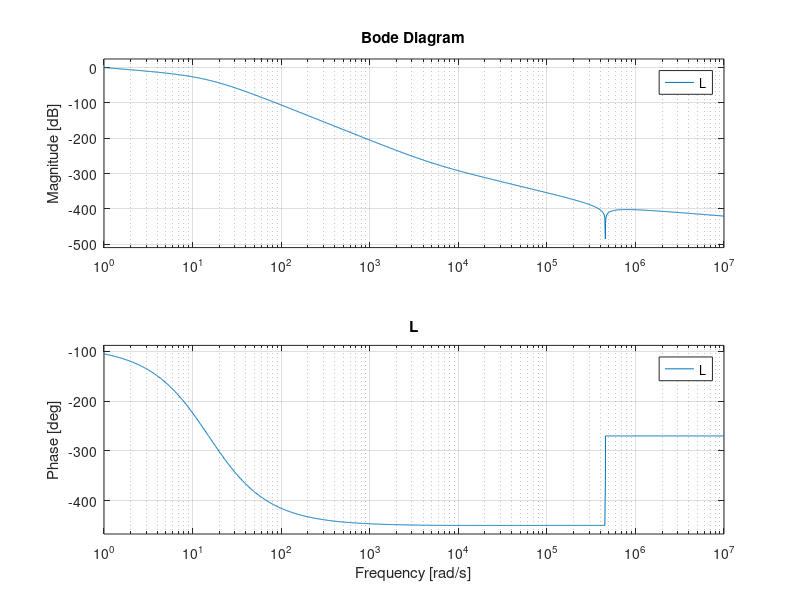
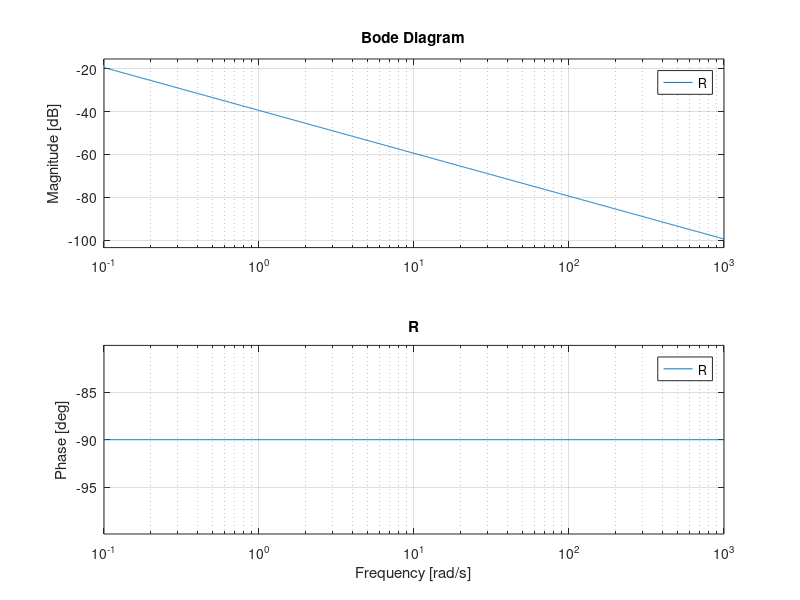

MATLAB code to generate these figures, in order: (Note: this script raises an error after producing the figures.)
clear all;
clc;
close all;

%% COLLABORATIVE CLASS
%   Matteo Mastromauro
%   Kevin Ortega
%   Alexandra Spertini
%   Alex Zagati

%% PARAMETERS

k = 0.8;
Jm = 4e-4;
Jl= 4e-4;
Bm = 0.015;
Bl = 0;
m = 0.3;
l = 0.3;
g = 9.81;
const = sqrt(2)*m*g*l/(2*Jl); %% needed for simulink simulation


%% EQUILIBRIUM
x1_bar = 0;
x2_bar = pi/4;
x3_bar = 0;
x4_bar = m*g*l*cos(x2_bar)/k + x2_bar;
u_bar= m*g*l*cos(x2_bar);
x_bar = [x1_bar x2_bar x3_bar x4_bar] ;

%% LINEARIZATION

Alin= [0    -k/Jl + m*g*l*sin(x2_bar)/Jl                     0           k/Jl;
        1                        0                           0             0;
        0                      k/Jm                       -Bm/Jm      -k/Jm;
        0                        0                           1              0];

Blin = [0; 0; 1/Jm; 0];

Clin= [0    1   0   0];             %applichiamo a x2(theta l) perchè abbiamo solo 1 input(2 output)

Dlin = zeros(1);

%% POLES OF THE SYSTEM

poles_lin= eig(Alin);

%% POLE PLACEMENT (FOR STABILIZATION)

C0 = ctrb(Alin, Blin);          %controllability matrix
rank_C0 = rank(C0);          %rank of controllability matrix

p = -15 + [-0, -0.1, -0.2, -0.3]; % poles choosen for pole placement
K = place(Alin, Blin, p);

p_closeloop= eig(Alin-Blin*K);

%% POLE PLACEMENT WITH INTEGRATORS

A_ext= [Alin, zeros(4, 1);            %A extended matrix
       -Clin, zeros(1)];

B_ext = [Blin; zeros(1)];               %B extended matrix

C0_ext = ctrb(A_ext, B_ext);      %C extended matrix
rank_C0_ext = rank(C0_ext);

p_ext = 2*[-10, -10.1, -10.2, -10.3, -10.4];    %poles of the extended system
K_ext = place(A_ext, B_ext, p_ext);           %pole placement gain

p_closeloop_ext = eig(A_ext-B_ext*K_ext); % poles of the extended closed loop system

%% RESPONSE WITH K

x_init= [0, 0, 0, 0]';

sys = ss(Alin - Blin*K, zeros(4,1), eye(4), Dlin);
[y, t]= initial(sys, x_init);

for j= 1:1:length(t)
    u(j,:)= -K*y(j,:)';
end

% uncomment to plot
% figure(1)
% plot(t, u);
% grid on


%% PID for the linearized system

s = tf('s');
G =Clin*(s*eye(4)-(Alin-Blin*K))^-1*Blin;
wc = 1; % rad/s
R = 1/s;
L = R*G;
kp = 1/abs(freqresp(L,wc));
R = kp/s;
L = R*G;
phi_c = angle(freqresp(L,wc));
phi_m = (pi + phi_c)*180/pi

% uncomment to plot
figure(1)
bode(L); grid on; title('L');
figure(2)
bode(R); grid on; title('R');

%% RESPONSE WITH K_ext

x_init_ext= [0.5 0.5 0.5 0.5 1] ;

sys_ext = ss(A_ext - B_ext*K_ext, zeros(5, 1), eye(5), Dlin);
[y_ext, t]= initial(sys_ext, x_init_ext);

for j= 1:1:length(t)
    u_ext(j,:)= -K_ext*y_ext(j,:)';
end

% uncomment to plot
% figure(2)
% plot(t, u_ext);
% grid on

%% SIMULINK MODEL INITILIZATION

x_0 = x_bar+0.01;           %integral initialization

Kx = -K_ext(1, 1:4) ;       %state feedback gain
Kv = -K_ext(1, 5) ;          %additional integrator gain

%% ------------------------------------------------
%% OPTIMAL CONTROL : LQ 

% Tunable matrix intialization
Q = eye(4);
R = diag(1);

[K_lq, S, P] = lqr(Alin ,Blin, Q, R);

% K_lq response

A_lq = Alin-Blin*K_lq ;
B_lq = zeros(4,1) ;
C_lq = Clin ;
D_lq = 0;

% plot the evolution of the state x2 (control variable)

%linearised system
dxdt1 = @(t,y)mysystemode(t,y, A_ext-B_ext*K_ext) ;
tspan1 = [0 5] ;
y01 = ones(5,1);
[t1,y1] = ode45(dxdt1, tspan1, y01) ;

%system with Lq
dxdt2 = @(t,y)mysystemode(t,y, A_lq) ;
tspan2 = [0 5] ;
y02 = ones(4,1);
[t2,y2] = ode45(dxdt2, tspan2, y02) ;


% uncomment to plot
% figure(3)
% plot(t1, y1(:, 2)) ;
% grid on
% xlabel('Time');
% ylabel('x2 - linearised system');
% title('Evolution of state 2 - pole placement with integrators');
% 
% figure(4)
% plot(t2, y2(:, 2),'c');
% grid on
% xlabel('Time');
% ylabel('x2');
% title('Evolution of state 2 - LQ control');

%% LQ with the system enlargment

%now we want to enlarge the system in order to add an integrator 

A_tilde = [Alin zeros(4,1) ; -Clin zeros(1,1)] ;
B_tilde = [Blin ; 0 ] ;

%tunable matrixes 
Q_lq = 100*eye(5) ;
R_lq = 0.001*eye(1) ;

% check reachability and observability 
rank(ctrb(A_tilde, B_tilde));
C_q = sqrt(Q_lq) ;
rank(obsv(A_tilde, C_q));

% computation of the gain for l1
[K_lqe, S, P] = lqr(A_tilde, B_tilde, Q_lq, R_lq) ;

K_lqx = K_lqe(:,1:4) ;
K_lqeta = K_lqe(:, 5) ;

%system with Lq
dxdt3 = @(t,y)mysystemode(t,y, A_tilde-B_tilde*K_lqe) ;
tspan3 = [0 10] ;
y03 = ones(5,1);
[t3,y3] = ode45(dxdt3, tspan3, y03) ;

figure(5)
plot(t3, y3(:, 2),'b');
grid on
xlabel('Time');
ylabel('x2');
title('Evolution of state 2 - LQ control with integrators');


%% ----------------------------------------------------------------------------------------------
%% FEEDBACK LINEARIZATION

%% NONLINEAR SYSTEM

%0. Nonlinear system + eq. computation
syms x1(t) x2(t) x3(t) x4(t) u(t) y(t) % variables
syms  Bm Jl Jm m g l k %system parameters, comment if you want the numerical expression

x1_dot = -Bl/Jl*x1(t)-k/Jl*x2(t)-m*g*l/Jl*cos(x2(t))+k/Jl*x4(t);
x2_dot = x1(t);
x3_dot = k/Jm*x2(t)-Bm/Jm*x3(t)-k/Jm*x4(t)+u(t)/Jm;
x4_dot = x3(t);

x1_dot = subs(x1_dot,x2(t),pi/4);
x2_dot = subs(x2_dot,x2(t),pi/4);
x3_dot = subs(x3_dot,x2(t),pi/4);
x4_dot = subs(x4_dot,x2(t),pi/4);


eqn1 = 0 == x1_dot;
eqn2 = 0 == x2_dot;
eqn3 = 0 == x3_dot;
eqn4 = 0 == x4_dot;

[x1_bar, x3_bar, x4_bar,u_bar] = solve([eqn1,eqn2,eqn3,eqn4],[x1(t),x3(t),x4(t),u(t)])
 
% 1. system definition
syms x1(t) x2(t) x3(t) x4(t) u(t) y(t) % variables
syms  Bm Jl Jm m g l k %system parameters, comment if you want the numerical expression
x1_dot = -Bl/Jl*x1(t)-k/Jl*x2(t)-m*g*l/Jl*cos(x2(t))+k/Jl*x4(t);
x2_dot = x1(t);
x3_dot = k/Jm*x2(t)-Bm/Jm*x3(t)-k/Jm*x4(t)+u(t)/Jm;
x4_dot = x3(t);
y(t) = pi/4-x2(t);

%2. checking the relative degree of the system
y_d = -x2_dot;
y_dd = -x1_dot;
y_ddd = diff(y_dd,t);
y_ddd  = (k*x2_dot)/Jl - (k*x4_dot)/Jl - (g*l*m*sin(x2(t))*x2_dot)/Jl;
y_dddd = diff(y_ddd,t);

%substituting diff(x,t) in order to include it in the simulink scheme

y_dddd = (k*x1_dot)/Jl - (k*x3_dot)/Jl - (g*l*m*sin(x2(t))*x1_dot)/Jl - (g*l*m*cos(x2(t))*x1(t)*x2_dot)/Jl;

%%
%check the realtive degree of the system
y_d_sub = subs(y_d, [x1(t), cos(x2(t)), x2(t), x3(t), x4(t), u(t), k, Jl, Jm], [0, 0, 0, 0, 0, 1, 1, 1, 1]);
y_dd_sub = subs(y_dd, [x1(t), cos(x2(t)), x2(t), x3(t), x4(t), u(t), k, Jl, Jm], [0, 0, 0, 0, 0, 1, 1, 1, 1]);
y_ddd_sub = subs(y_ddd, [x1(t), cos(x2(t)), x2(t), x3(t), x4(t), u(t), k, Jl, Jm], [0, 0, 0, 0, 0, 1, 1, 1, 1]);
y_dddd_sub  = subs(y_dddd, [x1(t), cos(x2(t)), x2(t), x3(t), x4(t), u(t), k, Jl, Jm], [0, 0, 0, 0, 0, 1, 1, 1, 1]);

rd = zeros(1,1) ;

if y_d_sub ~= 0 
    rd =  1 ;
elseif y_dd_sub ~= 0 
        rd = 2 ;
elseif y_ddd_sub ~= 0 
        rd =  3 ;
elseif y_dddd_sub ~= 0 
        rd = 4;
end

%%
%check the realtive degree of the system
y_d_sub = subs(y_d, [x1(t), cos(x2(t)), x2(t), x3(t), x4(t), u(t), k, Jl, Jm], [0, 0, 0, 0, 0, 1, 1, 1, 1]);
y_dd_sub = subs(y_dd, [x1(t), cos(x2(t)), x2(t), x3(t), x4(t), u(t), k, Jl, Jm], [0, 0, 0, 0, 0, 1, 1, 1, 1]);
y_ddd_sub = subs(y_ddd, [x1(t), cos(x2(t)), x2(t), x3(t), x4(t), u(t), k, Jl, Jm], [0, 0, 0, 0, 0, 1, 1, 1, 1]);
y_dddd_sub  = subs(y_dddd, [x1(t), cos(x2(t)), x2(t), x3(t), x4(t), u(t), k, Jl, Jm], [0, 0, 0, 0, 0, 1, 1, 1, 1]);

rd = zeros(1,1) ;

if y_d_sub ~= 0 
    rd =  1 ;
elseif y_dd_sub ~= 0 
        rd = 2 ;
elseif y_ddd_sub ~= 0 
        rd =  3 ;
elseif y_dddd_sub ~= 0 
        rd = 4;
end
%%

%3. Change of coordinates to bring equilibrium to [0, 0]
syms dx1(t) dx2(t) dx3(t) dx4(t)
dx1_dot = subs(x1_dot, [x1(t),x2(t),x3(t),x4(t)], [dx1(t)+x1_bar, dx2(t)+x2_bar, dx3(t)+x3_bar, dx4(t)+x4_bar]);
dx2_dot = subs(x2_dot, [x1(t),x2(t),x3(t),x4(t)], [dx1(t)+x1_bar, dx2(t)+x2_bar, dx3(t)+x3_bar, dx4(t)+x4_bar]);
dx3_dot = subs(x3_dot, [x1(t),x2(t),x3(t),x4(t)], [dx1(t)+x1_bar, dx2(t)+x2_bar, dx3(t)+x3_bar, dx4(t)+x4_bar]);
dx4_dot = subs(x4_dot, [x1(t),x2(t),x3(t),x4(t)], [dx1(t)+x1_bar, dx2(t)+x2_bar, dx3(t)+x3_bar, dx4(t)+x4_bar]);
dy = subs(y(t), [x1(t),x2(t),x3(t),x4(t)], [dx1(t)+x1_bar, dx2(t)+x2_bar, dx3(t)+x3_bar, dx4(t)+x4_bar]);

%4. Diffeomorphism
x1_tilde = dy;
x2_tilde = -dx1 ;
%x3_tilde = diff(x2_tilde,t);
x3_tilde = dx1_dot ;
%x4_tilde = diff(x3_tilde, t);
x4_tilde = (k*dx4_dot)/Jl - (k*dx2_dot)/Jl - (Bl*x1_dot)/Jl + (g*l*m*sin(pi/4 + dx2(t))*dx2_dot)/Jl;
%%

% check if it's a diffeomorphism. We need to compute the Jacobean and check
% if the Jacobea is full rank
f = [x1_tilde ; x2_tilde ; x3_tilde ; x4_tilde] ;

% compute the Jacobean
J = jacobian(f, [dx1, dx2, dx3, dx4]);
rank(J);
%%
%6. inverse relationship phi(^-1)
syms dx1 dx2 dx3 dx4 dx1_t dx2_t dx3_t dx4_t
eqn1 = dx1_t == -dx2;
eqn2 = dx2_t == -dx1;
eqn3 = dx3_t == k*(dx2+pi/4)/Jl+m*g*l*cos(dx2+pi/4)/Jl-k*(dx4+x4_bar)/Jl;
eqn4 = dx4_t == k/Jl*dx1-m*g*l/Jl*sqrt(2)/2*(sin(dx2)+cos(dx2))*dx1-k/Jl*dx3;
sys    = [eqn1, eqn2, eqn3, eqn4];
[x1_t, x2_t, x3_t, x4_t]       = solve(sys,[dx1,dx2,dx3,dx4]);

%6b. verify that the equilibrium is in [0,0,0,0]
x1_t = subs(x1_t,[dx1_t,dx2_t,dx3_t,dx4_t], [0,0,0,0]);
x2_t = subs(x2_t,[dx1_t,dx2_t,dx3_t,dx4_t], [0,0,0,0]);
x3_t = subs(x3_t,[dx1_t,dx2_t,dx3_t,dx4_t], [0,0,0,0]);
x4_t = subs(x4_t,[dx1_t,dx2_t,dx3_t,dx4_t], [0,0,0,0]);

%7. system in normal canonical form
syms x2_t x3_t x4_t
x1_t_dot = x2_t;
x2_t_dot = x3_t;
x3_t_dot = x4_t;
x4_t_dot = y_dddd;

y_dddd = (k*x1_dot)/Jl - (k*x3_dot)/Jl - (g*l*m*sin(x2(t))*x1_dot)/Jl - (g*l*m*cos(x2(t))*x1(t)*x2_dot)/Jl;
v = y_dddd;

 %8. Finding u
syms x1 x2 x3 x4 u v_sim k Bm Jm Jl g l m 
v = (g*l*m*sin(x2)*((k*x2)/Jl - (k*x4)/Jl + (g*l*m*cos(x2))/Jl))/Jl - (k*(u/Jm - (Bm*x3)/Jm + (k*x2)/Jm - (k*x4)/Jm))/Jl - (k*((k*x2)/Jl - (k*x4)/Jl + (g*l*m*cos(x2))/Jl))/Jl - (g*l*m*cos(x2)*x1^2)/Jl;
eqn = v_sim == v;
U = solve(eqn, u);

 %% PARAMETERS FOR SIMULINK SIMULATION

k = 0.8;
Jm = 4e-4;
Jl= 4e-4;
Bm = 0.015;
Bl = 0;
m = 0.3;
l = 0.3;
g = 9.81;
x1_bar = 0;
x2_bar = pi/4;
x3_bar = 0;
x4_bar = m*g*l*cos(x2_bar)/k + x2_bar;
u_bar= m*g*l*cos(x2_bar);
x_bar = [x1_bar x2_bar x3_bar x4_bar] ;


%% FEEDBACK GAIN TUNING Kv_lin

A_tilde = [0 1 0 0;
           0,0,1,0;
           0,0,0,1;
           0,0,0,0];
B_tilde = [0,0,0,1]';
C_tilde = [1 0 0 0];
p_tilde = -50+[-0, -0.1, -0.2, -0.3]; % poles choosen for pole placement

Kv_tilde = place(A_tilde, B_tilde, p_tilde);
p_tilde_closeloop= eig(A_tilde-B_tilde*Kv_tilde);

%% PID for feedback linearization

s = tf('s');
G_v =C_tilde*(s*eye(4)-(A_tilde-B_tilde*Kv_tilde))^-1*B_tilde;
wc = 1; % rad/s
R_v = 1/s;
L_v = R_v*G_v;
kp_v = 1/abs(freqresp(L_v,wc));
R_v = kp_v/s;
L_v = R_v*G_v;
phi_c = angle(freqresp(L_v,wc));
phi_m = (pi + phi_c)*180/pi

% uncomment to plot
figure(1)
bode(L); grid on; title('L');
figure(2)
bode(R); grid on; title('R');

%% REGULATOR
s = tf('s');
kp = 1;
G = 1/s^4;
R = kp*(s+0.001)^3/(s/50+1)^4;
L = G*R;
bode(L), grid on;

syms s
R = kp*(s+0.001)^3/(s/50+1)^4;
v = ilaplace(R);
